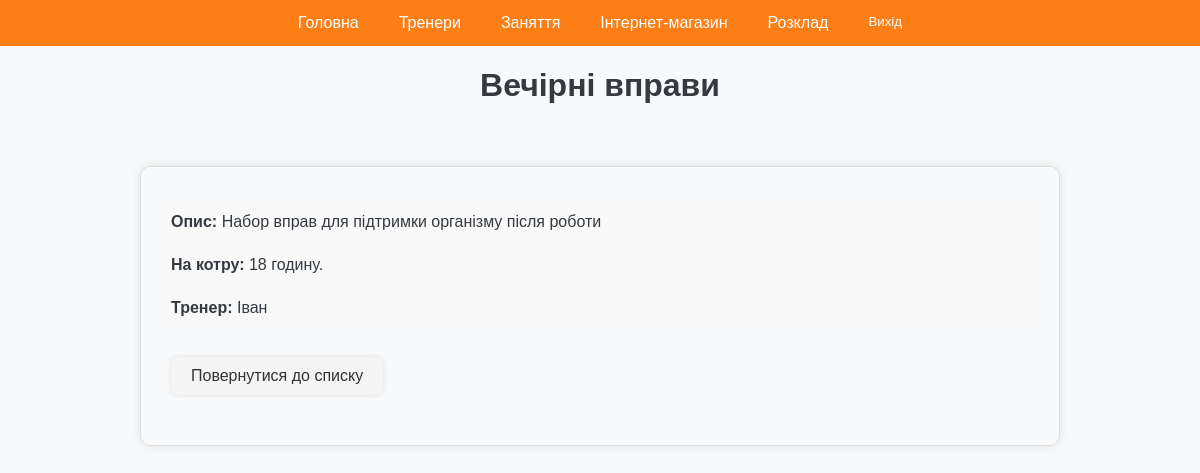
/lessons/lesson.php?id=4, run on the app's committed database.
### tables this page shows
CREATE TABLE `Lessons` (
  `class_id` int(11) NOT NULL,
  `title` varchar(100) NOT NULL,
  `description` text,
  `trainer_id` int(11) DEFAULT NULL,
  `hour_id` int(11) NOT NULL DEFAULT '1'
);

CREATE TABLE `Time` (
  `time_id` int(11) NOT NULL,
  `hour` int(2) NOT NULL
);

CREATE TABLE `Trainers` (
  `trainer_id` int(11) NOT NULL,
  `name` varchar(100) NOT NULL,
  `bio` text,
  `photo` varchar(255) NOT NULL DEFAULT ''
);

### lessons/lesson.php (the view, shortened to what this page needs)
<?php
include("../include/db_connect.php");
$class_id = $_GET['id'];
$query = "SELECT * FROM Lessons WHERE class_id  = ?";
$stmt = $connect->prepare($query);
$stmt->bind_param("i", $class_id);
$stmt->execute();
$result = $stmt->get_result();
$lesson = $result->fetch_assoc();
$lessons_query = "
    SELECT Lessons.class_id, Lessons.title, Lessons.description, Trainers.name AS trainer_name, Time.hour
    FROM Lessons
    JOIN Trainers ON Lessons.trainer_id = Trainers.trainer_id
    JOIN Time ON Lessons.hour_id = Time.time_id
    WHERE Lessons.class_id = ?
";
$stmt = $connect->prepare($lessons_query);
$stmt->bind_param("i", $class_id);
$stmt->execute();
$lessons_result = $stmt->get_result();
?>
<!DOCTYPE html>
<html lang="uk">
<head>
    <link rel="stylesheet" href="../css/styles.css">
</head>
<body>
    <div class="navbar">
        <a href="../admin/index.php">Головна</a>
        <a href="../trainer/index.php">Тренери </a>
        <a href="index.php">Заняття</a>
        <a href="../shop/index.php">Інтернет-магазин </a>
        <a href="../schedule.php">Розклад</a>
        <form action="" method="post" >
            <button type="submit" class="exit_account" name="exit_account">Вихід</button>
        </form>
    </div>
    <div class="welcome">
    <h1><?php echo htmlspecialchars($lesson['title']); ?></h1>
    </div>
    <div class="container">
    <div class="trainer-card">
        <ul class="lesson-list">
            <li><strong>Опис:</strong> <?php echo nl2br(htmlspecialchars($lesson['description'])); ?></li>
            <?php
            if ($lessons_result->num_rows > 0) {
                while ($lesson = $lessons_result->fetch_assoc()) {
                    echo "<li><strong>На котру:</strong> " . htmlspecialchars($lesson['hour']) . " годину.</li>";
                    echo "<li><strong>Тренер:</strong> " . htmlspecialchars($lesson['trainer_name']) . "</li>";
                }
            } else {
                echo "<li>Цей тренер ще не має запланованих занять.</li>";
            }
            ?>
        </ul>
        <div class="section-links">
        <a href="index.php">Повернутися до списку</a>
        </div>
    </div>
    </div>
</body>
</html>

### css/styles.css (style rules this page uses)
body { font-family: Arial, sans-serif; margin: 0; padding: 0; background-color: #f8f9fa; color: #343a40; }
.navbar { display: flex; justify-content: center; background-color: #fd7e14; }
.navbar a { color: #ffffff; padding: 14px 20px; text-decoration: none; text-align: center; }
.exit_account { cursor: pointer; color: #ffffff; background: none; border: none; padding: 14px 20px; text-decoration: none; text-align: center; }
.container { width: 80%; margin: 0 auto; padding: 20px; }
.welcome { text-align: center; margin-top: 10px; }
.section-links { margin: 20px 0; display: flex; align-items: center; }
.section-links a { display: inline-block; margin: 10px; padding: 10px 20px; background-color: #f4f4f4; color: #333; text-decoration: none; border-radius: 5px; box-shadow: 0 0 5px rgba(0, 0, 0, 0.1); }
.trainer-card { border: 1px solid #ddd; padding: 20px; margin: 20px; border-radius: 10px; box-shadow: 0 0 10px rgba(0, 0, 0, 0.1); }
.lesson-list { list-style-type: none; padding: 0; }
.lesson-list li { background: #f9f9f9; margin: 5px 0; padding: 10px; border-radius: 5px; }

### data on the page
lessons: title "Вечірні вправи", description "Набор вправ для підтримки організму після роботи", time.hour "18", trainer.name "Іван"
